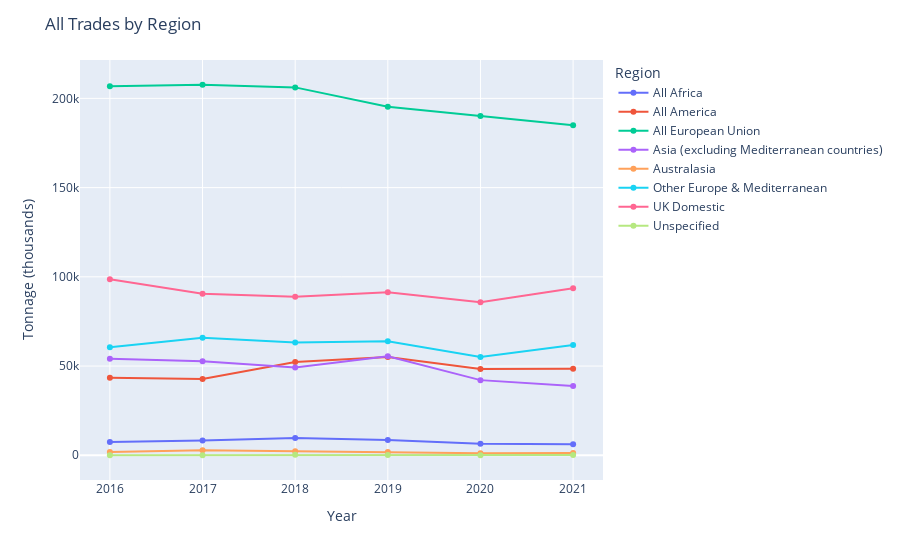

Notebook code for this chart:
### Markdown cell above
All Trades by Region

### Code cell
#Data Filter
df = df.loc[df['Direction'] == 'Both Directions']
df_region = df.groupby(['Year', 'Region']).sum()
df_region = df_region.reset_index()
df_region = df_region.loc[df_region['Year'] > 2015]

#Plot
fig = px.line(df_region, x='Year', y='Tonnage (thousands)', color='Region', markers='Region')
fig.update_layout(title = 'All Trades by Region')
fig.show()

### Figure 1 — Plotly figure (JSON) as saved in the notebook; plotly's stock layout.template omitted (floating-point values rounded to 4 significant figures)
{"data": [{"hovertemplate": "Region=All Africa<br>Year=%{x}<br>Tonnage (thousands)=%{y}<extra></extra>", "legendgroup": "All Africa", "line": {"color": "#636efa", "dash": "solid"}, "marker": {"symbol": "circle"}, "mode": "lines+markers", "name": "All Africa", "orientation": "v", "showlegend": true, "type": "scatter", "x": [2016, 2017, 2018, 2019, 2020, 2021], "xaxis": "x", "y": [7483, 8307, 9723, 8506, 6452, 6223.0], "yaxis": "y"}, {"hovertemplate": "Region=All America<br>Year=%{x}<br>Tonnage (thousands)=%{y}<extra></extra>", "legendgroup": "All America", "line": {"color": "#EF553B", "dash": "solid"}, "marker": {"symbol": "circle"}, "mode": "lines+markers", "name": "All America", "orientation": "v", "showlegend": true, "type": "scatter", "x": [2016, 2017, 2018, 2019, 2020, 2021], "xaxis": "x", "y": [43397, 42760, 52323, 55128, 48397, 48460.0], "yaxis": "y"}, {"hovertemplate": "Region=All European Union<br>Year=%{x}<br>Tonnage (thousands)=%{y}<extra></extra>", "legendgroup": "All European Union", "line": {"color": "#00cc96", "dash": "solid"}, "marker": {"symbol": "circle"}, "mode": "lines+markers", "name": "All European Union", "orientation": "v", "showlegend": true, "type": "scatter", "x": [2016, 2017, 2018, 2019, 2020, 2021], "xaxis": "x", "y": [206755, 207632, 206159, 195335, 190117, 185000.0], "yaxis": "y"}, {"hovertemplate": "Region=Asia (excluding Mediterranean countries)<br>Year=%{x}<br>Tonnage (thousands)=%{y}<extra></extra>", "legendgroup": "Asia (excluding Mediterranean countries)", "line": {"color": "#ab63fa", "dash": "solid"}, "marker": {"symbol": "circle"}, "mode": "lines+markers", "name": "Asia (excluding Mediterranean countries)", "orientation": "v", "showlegend": true, "type": "scatter", "x": [2016, 2017, 2018, 2019, 2020, 2021], "xaxis": "x", "y": [54030, 52727, 49148, 55512, 42110, 38870.0], "yaxis": "y"}, {"hovertemplate": "Region=Australasia<br>Year=%{x}<br>Tonnage (thousands)=%{y}<extra></extra>", "legendgroup": "Australasia", "line": {"color": "#FFA15A", "dash": "solid"}, "marker": {"symbol": "circle"}, "mode": "lines+markers", "name": "Australasia", "orientation": "v", "showlegend": true, "type": "scatter", "x": [2016, 2017, 2018, 2019, 2020, 2021], "xaxis": "x", "y": [1878, 2841, 2323, 1784, 1134, 1236.0], "yaxis": "y"}, {"hovertemplate": "Region=Other Europe & Mediterranean<br>Year=%{x}<br>Tonnage (thousands)=%{y}<extra></extra>", "legendgroup": "Other Europe & Mediterranean", "line": {"color": "#19d3f3", "dash": "solid"}, "marker": {"symbol": "circle"}, "mode": "lines+markers", "name": "Other Europe & Mediterranean", "orientation": "v", "showlegend": true, "type": "scatter", "x": [2016, 2017, 2018, 2019, 2020, 2021], "xaxis": "x", "y": [60541, 65841, 63185, 63908, 55030, 61830.0], "yaxis": "y"}, {"hovertemplate": "Region=UK Domestic<br>Year=%{x}<br>Tonnage (thousands)=%{y}<extra></extra>", "legendgroup": "UK Domestic", "line": {"color": "#FF6692", "dash": "solid"}, "marker": {"symbol": "circle"}, "mode": "lines+markers", "name": "UK Domestic", "orientation": "v", "showlegend": true, "type": "scatter", "x": [2016, 2017, 2018, 2019, 2020, 2021], "xaxis": "x", "y": [98615, 90530, 88903, 91387, 85728, 93620.0], "yaxis": "y"}, {"hovertemplate": "Region=Unspecified<br>Year=%{x}<br>Tonnage (thousands)=%{y}<extra></extra>", "legendgroup": "Unspecified", "line": {"color": "#B6E880", "dash": "solid"}, "marker": {"symbol": "circle"}, "mode": "lines+markers", "name": "Unspecified", "orientation": "v", "showlegend": true, "type": "scatter", "x": [2016, 2017, 2018, 2019, 2020, 2021], "xaxis": "x", "y": [50, 19, 262, 162, 16, 171.1], "yaxis": "y"}], "layout": {"legend": {"title": {"text": "Region"}, "tracegroupgap": 0}, "margin": {"t": 60}, "title": {"text": "All Trades by Region"}, "xaxis": {"anchor": "y", "domain": [0, 1], "title": {"text": "Year"}}, "yaxis": {"anchor": "x", "domain": [0, 1], "title": {"text": "Tonnage (thousands)"}}}}
